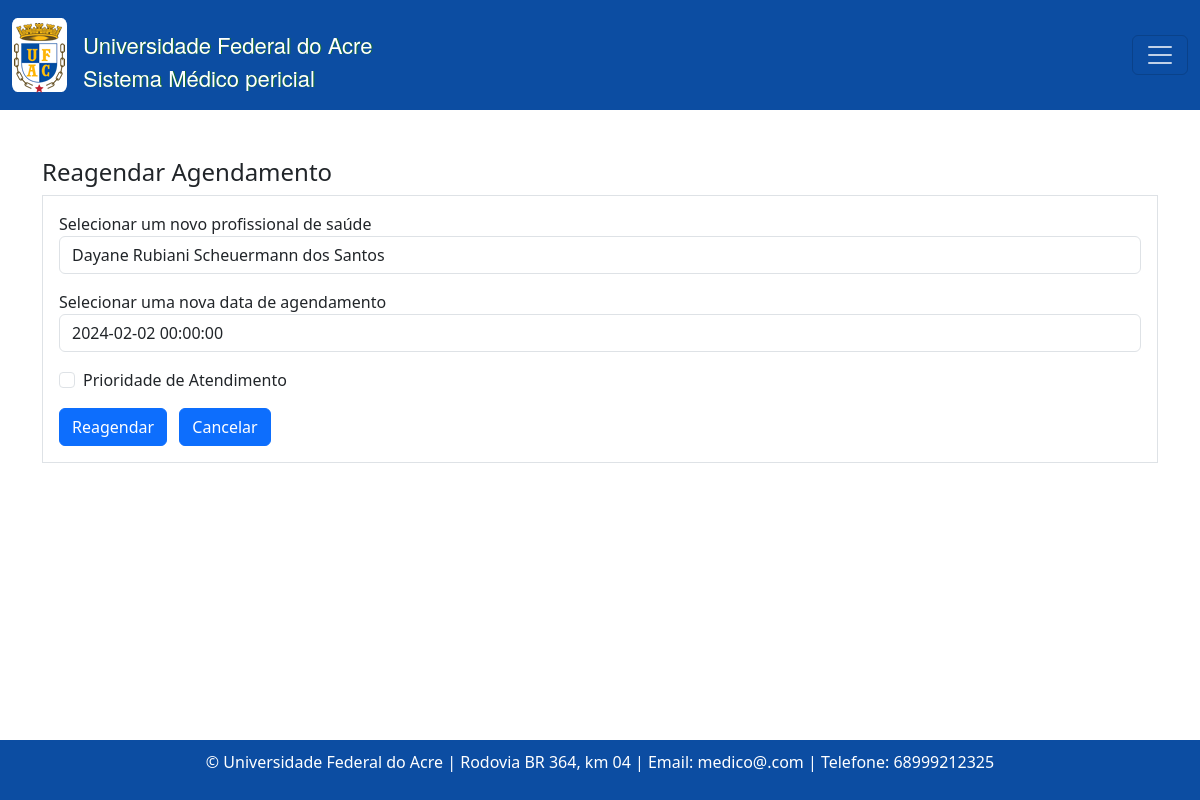
Before: /reagendar/agendamento/3/ with the older database file.
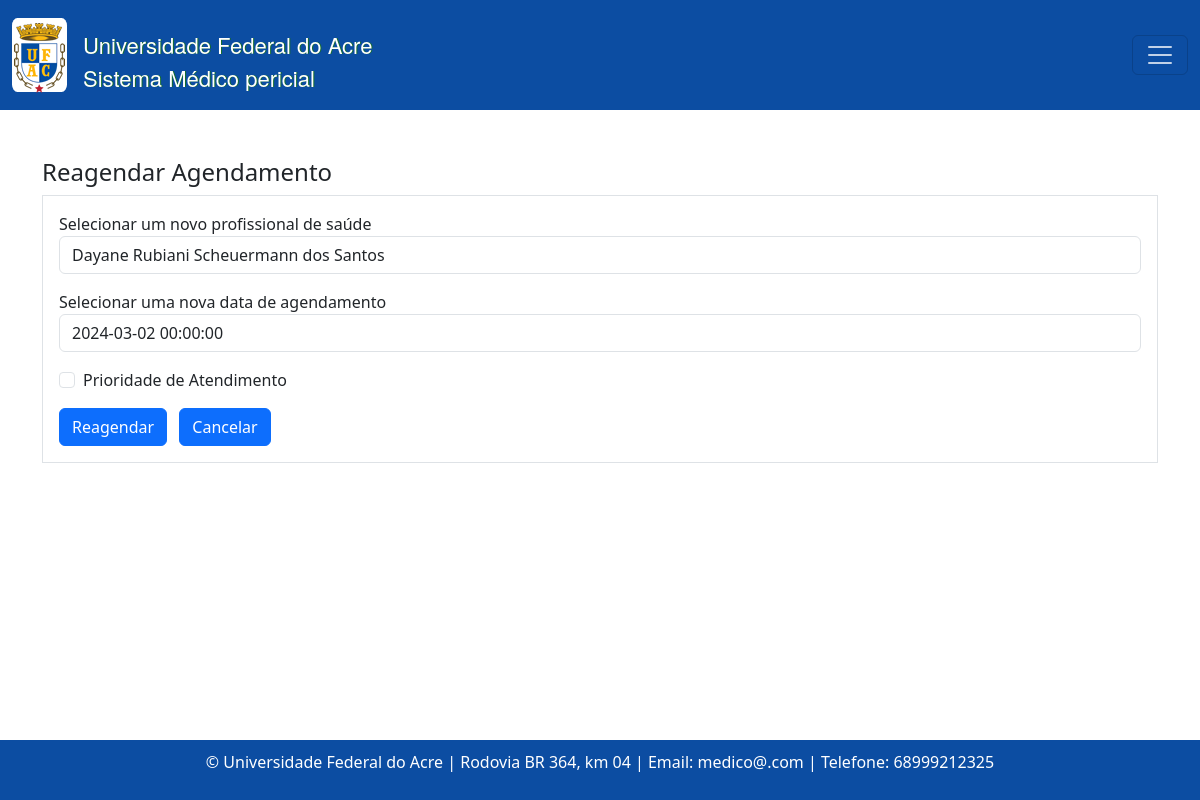
After: the same page with the newer database file.
### consulta/models.py (models this page shows, shortened)
class Agendamento(models.Model):
    TURNO_CHOICES = [
        ('manha', 'Manhã'),
        ('tarde', 'Tarde'),
    ]
    status_atendimento = models.CharField(max_length=20, choices=[
        ('confirmado', 'Confirmado'),
        ('ausente', 'Ausente'),
        ('pendente', 'Pendente'),
    ], default='pendente')
    paciente = models.ForeignKey(Paciente, on_delete=models.CASCADE)
    profissional_saude = models.ForeignKey(Profissionaldasaude, on_delete=models.CASCADE)
    data_agendamento = models.DateTimeField()
    turno = models.CharField(max_length=10, choices=TURNO_CHOICES)
    prioridade_atendimento = models.BooleanField(default=False)
    justificativa_cancelamento = models.TextField(blank=True, null=True)

### consulta/views.py (the view)
# urls.py: path('reagendar/agendamento/<int:pk>/', views.reagendar_agendamento, name='reagendarAgendamento'),
def reagendar_agendamento(request, pk):
    agendamento = get_object_or_404(Agendamento, pk=pk)
    if request.method == 'POST':
        form = AgendamentoReagendarForm(request.POST, instance=agendamento)
        if form.is_valid():
            form.save()
            agendamento.status_atendimento = 'pendente'
            agendamento.save()
            messages.success(request, 'Agendamento reagendado com sucesso!')
            return redirect('agendamentoListagem')
    else:
        form = AgendamentoReagendarForm(instance=agendamento)
    return render(request, 'consultas/reagendar_agendamento.html', {'form': form, 'agendamento': agendamento})

### consulta/forms.py
class AgendamentoReagendarForm(forms.ModelForm):
    class Meta:
        model = Agendamento
        fields = ['profissional_saude', 'data_agendamento', 'prioridade_atendimento', 'justificativa_cancelamento']
        labels = {
            'profissional_saude': 'Selecionar um novo profissional de saúde',
            'data_agendamento': 'Selecionar uma nova data de agendamento',
            'prioridade_atendimento': 'Prioridade de Atendimento',
        }
        widgets = {
            'profissional_saude': forms.Select(attrs={'class': 'form-control'}),
            'data_agendamento': forms.DateTimeInput(attrs={'class': 'form-control'}),
            'prioridade_atendimento': forms.CheckboxInput(attrs={'class': 'form-check-input'}),
        }

### consulta/models.py (called while the page is built)
    def __str__(self):
        return self.nome

### templates/consultas/reagendar_agendamento.html (shortened to what this page needs)
{% extends "base.html" %}
{% block content %}
  <h4>Reagendar Agendamento</h4>
  <form action="{% url 'reagendarAgendamento' agendamento.id %}" method="POST" class="needs-validation border p-3" novalidate>
    <div class="mb-3">
      <label for="{{ form.profissional_saude.id_for_label }}">{{ form.profissional_saude.label }}</label>
      {{ form.profissional_saude }}
    </div>
    <div class="mb-3">
      <label for="{{ form.data_agendamento.id_for_label }}">{{ form.data_agendamento.label }}</label>
      {{ form.data_agendamento }}
    </div>
    <div class="mb-3 form-check">
      {{ form.prioridade_atendimento }}
      <label class="form-check-label" for="{{ form.prioridade_atendimento.id_for_label }}">
        {{ form.prioridade_atendimento.label }}
      </label>
    </div>
    <button type="submit" class="btn btn-primary">Reagendar</button>
    <a class="btn btn-primary ms-2" href="{% url 'agendamentoListagem' %}">Cancelar</a>
  </form>
{% endblock %}

Changed rows visible on the page:
changed Agendamento "Dayane Rubiani Scheuermann dos Santos": data_agendamento "2024-02-02 00:00:00" → "2024-03-02 00:00:00"
